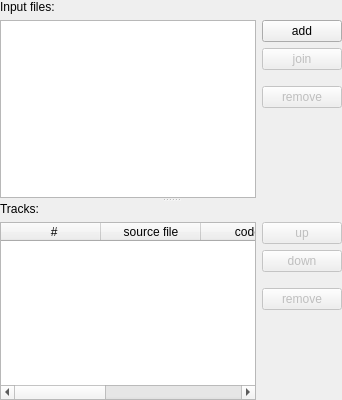
         <widget class="QSplitter" name="trackSplitter">
          <property name="orientation">
           <enum>Qt::Vertical</enum>
          </property>
          <widget class="QWidget" name="layoutWidget11">
           <layout class="QVBoxLayout" name="verticalLayout_3" stretch="0,0">
            <item>
             <widget class="QLabel" name="label_3">
              <property name="text">
               <string>Input files:</string>
              </property>
             </widget>
            </item>
            <item>
             <layout class="QHBoxLayout" name="horizontalLayout">
              <item>
               <widget class="QListWidget" name="inputFilesLV">
                <property name="sizePolicy">
                 <sizepolicy hsizetype="Expanding" vsizetype="MinimumExpanding">
                  <horstretch>0</horstretch>
                  <verstretch>0</verstretch>
                 </sizepolicy>
                </property>
                <property name="minimumSize">
                 <size>
                  <width>0</width>
                  <height>100</height>
                 </size>
                </property>
                <property name="maximumSize">
                 <size>
                  <width>16777215</width>
                  <height>16777215</height>
                 </size>
                </property>
                <property name="acceptDrops">
                 <bool>true</bool>
                </property>
                <property name="selectionBehavior">
                 <enum>QAbstractItemView::SelectRows</enum>
                </property>
               </widget>
              </item>
              <item>
               <layout class="QVBoxLayout" name="verticalLayout">
                <item>
                 <widget class="QPushButton" name="addBtn">
                  <property name="sizePolicy">
                   <sizepolicy hsizetype="Minimum" vsizetype="Fixed">
                    <horstretch>0</horstretch>
                    <verstretch>0</verstretch>
                   </sizepolicy>
                  </property>
                  <property name="text">
                   <string>add</string>
                  </property>
                  <property name="default">
                   <bool>false</bool>
                  </property>
                  <property name="flat">
                   <bool>false</bool>
                  </property>
                 </widget>
                </item>
                <item>
                 <widget class="QPushButton" name="btnAppend">
                  <property name="enabled">
                   <bool>false</bool>
                  </property>
                  <property name="text">
                   <string>join</string>
                  </property>
                 </widget>
                </item>
                <item>
                 <spacer name="verticalSpacer">
                  <property name="orientation">
                   <enum>Qt::Vertical</enum>
                  </property>
                  <property name="sizeType">
                   <enum>QSizePolicy::Fixed</enum>
                  </property>
                  <property name="sizeHint" stdset="0">
                   <size>
                    <width>20</width>
                    <height>10</height>
                   </size>
                  </property>
                 </spacer>
                </item>
                <item>
                 <widget class="QPushButton" name="removeFile">
                  <property name="enabled">
                   <bool>false</bool>
                  </property>
                  <property name="sizePolicy">
                   <sizepolicy hsizetype="Minimum" vsizetype="Fixed">
                    <horstretch>0</horstretch>
                    <verstretch>0</verstretch>
                   </sizepolicy>
                  </property>
                  <property name="text">
                   <string>remove</string>
                  </property>
                 </widget>
                </item>
                <item>
                 <spacer name="verticalSpacer_10">
                  <property name="orientation">
                   <enum>Qt::Vertical</enum>
                  </property>
                  <property name="sizeHint" stdset="0">
                   <size>
                    <width>20</width>
                    <height>40</height>
                   </size>
                  </property>
                 </spacer>
                </item>
               </layout>
              </item>
             </layout>
            </item>
           </layout>
          </widget>
          <widget class="QWidget" name="layoutWidget">
           <layout class="QVBoxLayout" name="verticalLayout_21">
            <item>
             <widget class="QLabel" name="label_2">
              <property name="text">
               <string>Tracks:</string>
              </property>
             </widget>
            </item>
            <item>
             <layout class="QHBoxLayout" name="horizontalLayout_2">
              <property name="sizeConstraint">
               <enum>QLayout::SetMinimumSize</enum>
              </property>
              <item>
               <widget class="QTableWidget" name="trackLV">
                <property name="minimumSize">
                 <size>
                  <width>0</width>
                  <height>100</height>
                 </size>
                </property>
                <property name="maximumSize">
                 <size>
                  <width>16777215</width>
                  <height>1000000</height>
                 </size>
                </property>
                <property name="selectionBehavior">
                 <enum>QAbstractItemView::SelectRows</enum>
                </property>
                <column>
                 <property name="text">
                  <string>  #</string>
                 </property>
                </column>
                <column>
                 <property name="text">
                  <string>source file</string>
                 </property>
                </column>
                <column>
                 <property name="text">
                  <string>codec</string>
                 </property>
                </column>
                <column>
                 <property name="text">
                  <string>lang</string>
                 </property>
                </column>
                <column>
                 <property name="text">
                  <string>track info</string>
                 </property>
                </column>
               </widget>
              </item>
              <item>
               <layout class="QVBoxLayout" name="verticalLayout_4">
                <item>
                 <widget class="QPushButton" name="moveupBtn">
                  <property name="enabled">
                   <bool>false</bool>
                  </property>
                  <property name="text">
                   <string>up</string>
                  </property>
                 </widget>
                </item>
                <item>
                 <widget class="QPushButton" name="movedownBtn">
                  <property name="enabled">
                   <bool>false</bool>
                  </property>
                  <property name="text">
                   <string>down</string>
                  </property>
                 </widget>
                </item>
                <item>
                 <spacer name="verticalSpacer_3">
                  <property name="orientation">
                   <enum>Qt::Vertical</enum>
                  </property>
                  <property name="sizeType">
                   <enum>QSizePolicy::Fixed</enum>
                  </property>
                  <property name="sizeHint" stdset="0">
                   <size>
                    <width>20</width>
                    <height>10</height>
                   </size>
                  </property>
                 </spacer>
                </item>
                <item>
                 <widget class="QPushButton" name="removeTrackBtn">
                  <property name="enabled">
                   <bool>false</bool>
                  </property>
                  <property name="text">
                   <string>remove</string>
                  </property>
                 </widget>
                </item>
                <item>
                 <spacer name="verticalSpacer_4">
                  <property name="orientation">
                   <enum>Qt::Vertical</enum>
                  </property>
                  <property name="sizeHint" stdset="0">
                   <size>
                    <width>20</width>
                    <height>40</height>
                   </size>
                  </property>
                 </spacer>
                </item>
               </layout>
              </item>
             </layout>
            </item>
           </layout>
          </widget>
         </widget>
